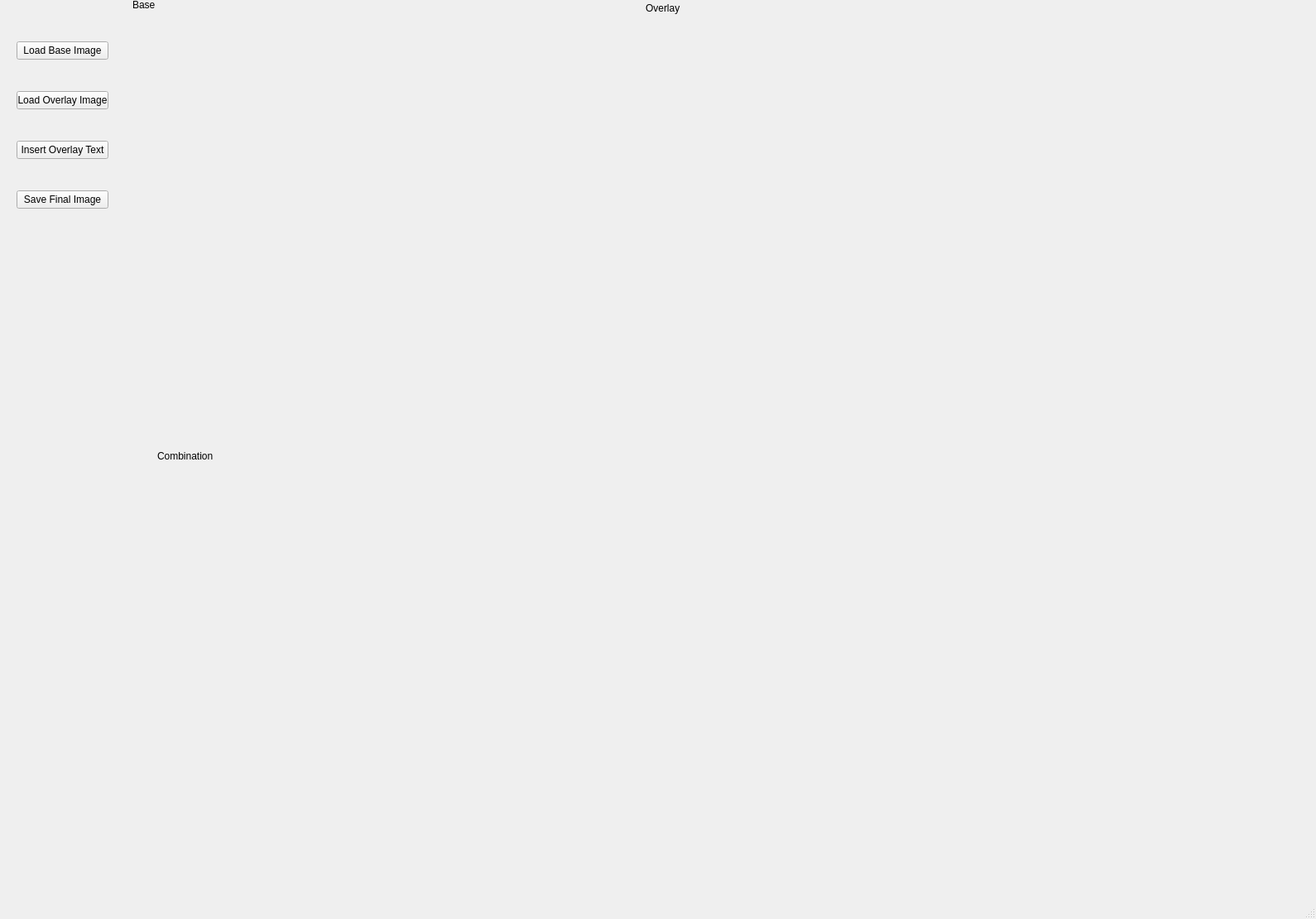
<?xml version="1.0" encoding="UTF-8"?>
<ui version="4.0">
 <class>Lab1_1</class>
 <widget class="QMainWindow" name="Lab1_1">
  <property name="geometry">
   <rect>
    <x>0</x>
    <y>0</y>
    <width>1590</width>
    <height>1110</height>
   </rect>
  </property>
  <property name="windowTitle">
   <string>Lab1_1</string>
  </property>
  <widget class="QWidget" name="centralwidget">
   <widget class="QLabel" name="Combination">
    <property name="geometry">
     <rect>
      <x>170</x>
      <y>560</y>
      <width>512</width>
      <height>512</height>
     </rect>
    </property>
    <property name="text">
     <string/>
    </property>
   </widget>
   <widget class="QPushButton" name="Base_Button">
    <property name="geometry">
     <rect>
      <x>20</x>
      <y>50</y>
      <width>111</width>
      <height>22</height>
     </rect>
    </property>
    <property name="text">
     <string>Load Base Image</string>
    </property>
   </widget>
   <widget class="QPushButton" name="Overlay_Button">
    <property name="geometry">
     <rect>
      <x>20</x>
      <y>110</y>
      <width>111</width>
      <height>22</height>
     </rect>
    </property>
    <property name="text">
     <string>Load Overlay Image</string>
    </property>
   </widget>
   <widget class="QPushButton" name="Text_Button">
    <property name="geometry">
     <rect>
      <x>20</x>
      <y>170</y>
      <width>111</width>
      <height>22</height>
     </rect>
    </property>
    <property name="text">
     <string>Insert Overlay Text</string>
    </property>
   </widget>
   <widget class="QPushButton" name="Save_Button">
    <property name="geometry">
     <rect>
      <x>20</x>
      <y>230</y>
      <width>111</width>
      <height>22</height>
     </rect>
    </property>
    <property name="text">
     <string>Save Final Image</string>
    </property>
   </widget>
   <widget class="QLabel" name="Base">
    <property name="geometry">
     <rect>
      <x>160</x>
      <y>20</y>
      <width>512</width>
      <height>512</height>
     </rect>
    </property>
    <property name="sizePolicy">
     <sizepolicy hsizetype="Preferred" vsizetype="Preferred">
      <horstretch>0</horstretch>
      <verstretch>0</verstretch>
     </sizepolicy>
    </property>
    <property name="text">
     <string/>
    </property>
   </widget>
   <widget class="QLabel" name="Overlay">
    <property name="geometry">
     <rect>
      <x>700</x>
      <y>20</y>
      <width>512</width>
      <height>512</height>
     </rect>
    </property>
    <property name="text">
     <string/>
    </property>
   </widget>
   <widget class="QLabel" name="label">
    <property name="geometry">
     <rect>
      <x>160</x>
      <y>-10</y>
      <width>201</width>
      <height>31</height>
     </rect>
    </property>
    <property name="text">
     <string>Base</string>
    </property>
   </widget>
   <widget class="QLabel" name="label_2">
    <property name="geometry">
     <rect>
      <x>780</x>
      <y>0</y>
      <width>161</width>
      <height>20</height>
     </rect>
    </property>
    <property name="text">
     <string>Overlay</string>
    </property>
   </widget>
   <widget class="QLabel" name="label_3">
    <property name="geometry">
     <rect>
      <x>190</x>
      <y>540</y>
      <width>141</width>
      <height>21</height>
     </rect>
    </property>
    <property name="text">
     <string>Combination</string>
    </property>
   </widget>
  </widget>
  <widget class="QMenuBar" name="menubar">
   <property name="geometry">
    <rect>
     <x>0</x>
     <y>0</y>
     <width>1590</width>
     <height>20</height>
    </rect>
   </property>
  </widget>
  <widget class="QStatusBar" name="statusbar"/>
 </widget>
 <resources/>
 <connections/>
</ui>
